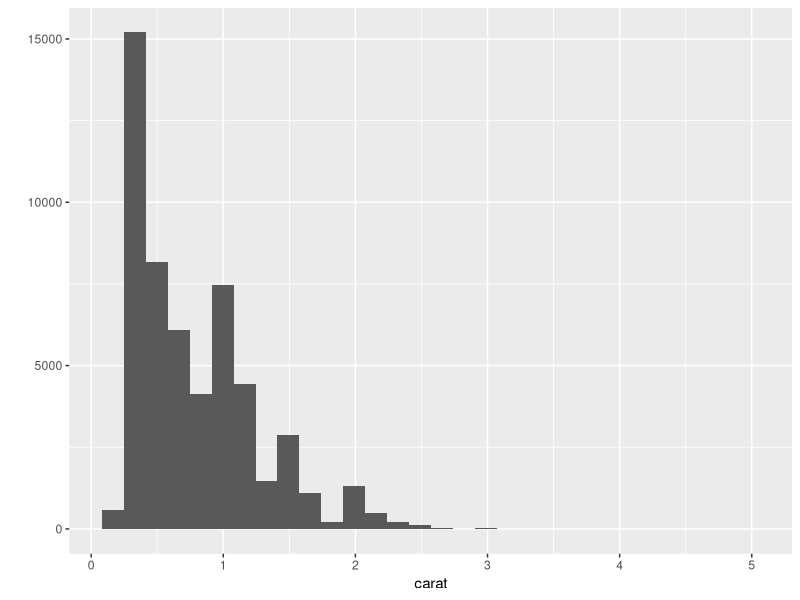
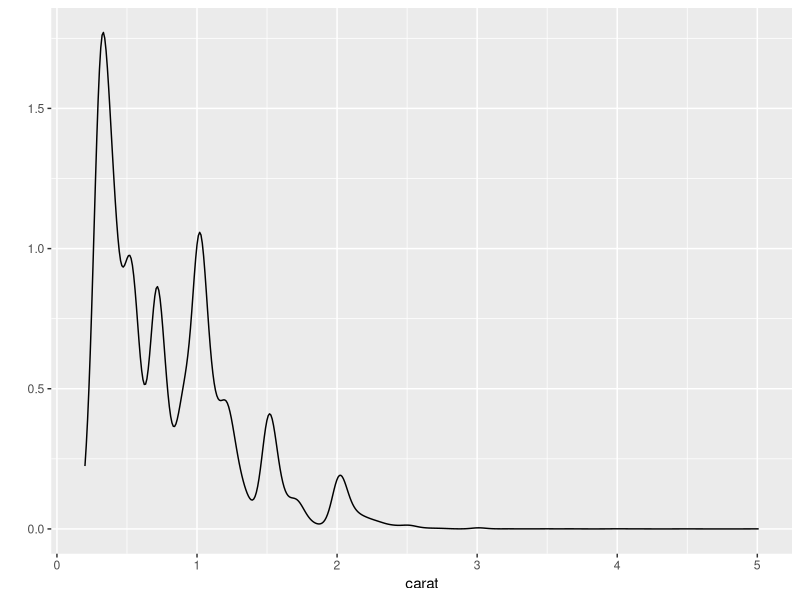
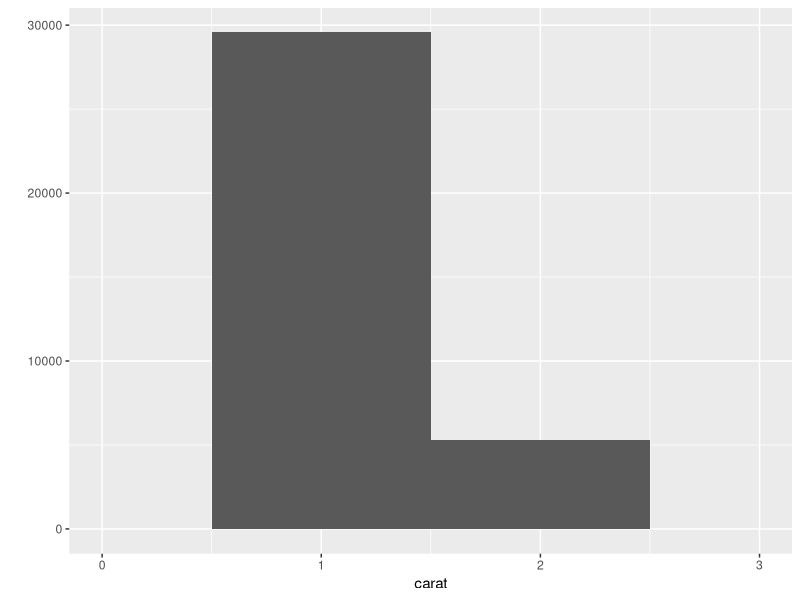
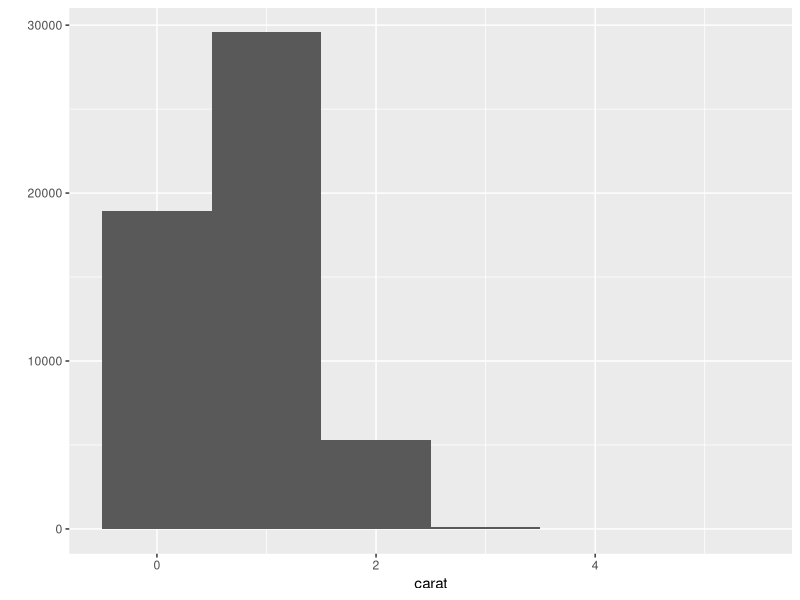
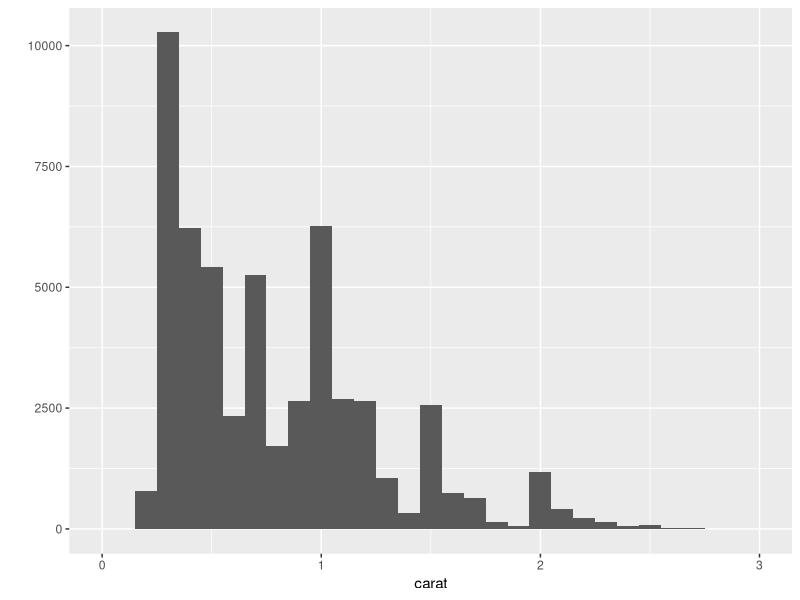
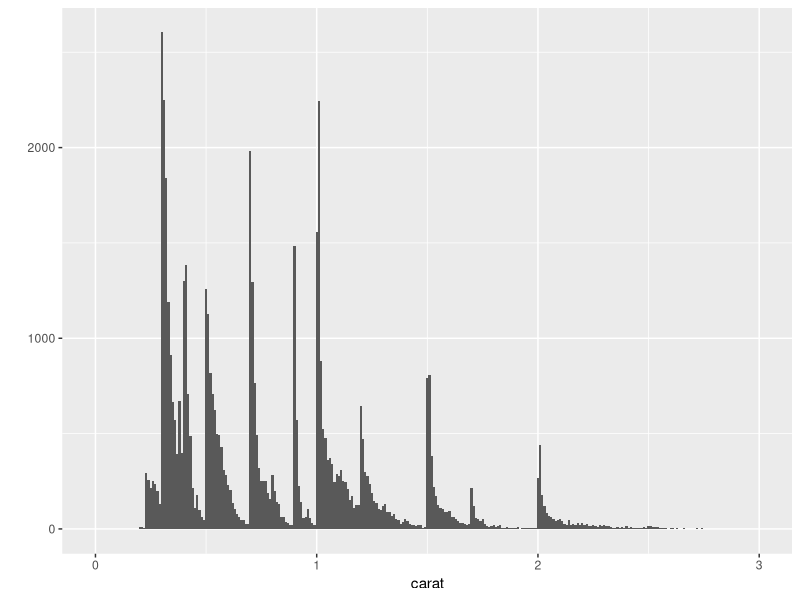
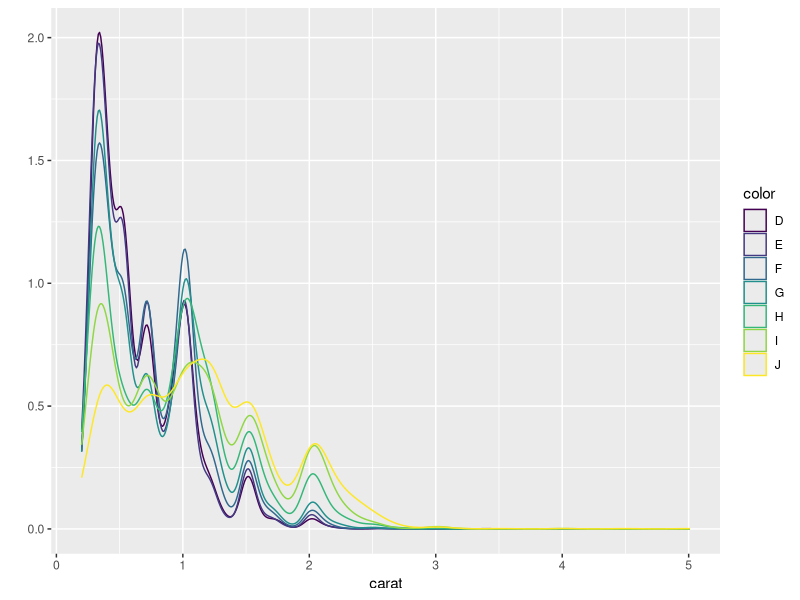
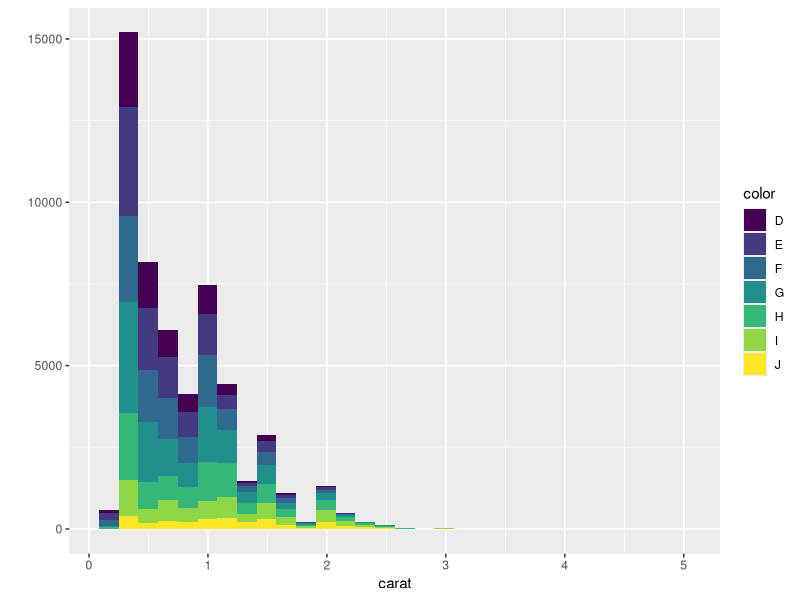

Recreate these plots in R, in order. (Note: this script raises an error after producing the figures.)
#! /usr/bin/Rscript --vanilla
############################################
### File:	hist_density.R
### Author:	Blanca A. Vargas-Govea
### Email:	blanca.vg@gmail.com
### Date:	28-Oct-2010
### Data:	diamonds.tab,diamondstoy.tab
############################################
library(ggplot2)
library(proto)

# http://stattrek.com/AP-Statistics-1/Histogram.aspx
#Histogram and density plots show the distribution of a single variable They provide more information about the distribution of a single group than boxplots do, but it is harder to compare many groups 

data(diamonds)
# Using a reduced sample
set.seed(1410) # Make the sample reproducible
dsmall <- diamonds[sample(nrow(diamonds), 100), ]

# histogram
qplot(carat, data = diamonds, geom = "histogram")
#ggsave(file = "../figures/histogram.png")

# density
qplot(carat, data = diamonds, geom = "density")
#ggsave(file = "../figures/density.png")

# binwidth argument controls the amount of smoothing by setting the bin size
qplot(carat, data = diamonds, geom = "histogram", binwidth = 1,
xlim = c(0,3))
ggsave(file = "../figures/binwidth1d0.png")

# without xlim
qplot(carat, data = diamonds, geom = "histogram", binwidth = 1)
#ggsave(file = "../figures/binwidth1_sx.png")

qplot(carat, data = diamonds, geom = "histogram", binwidth = 0.1,
xlim = c(0,3))
#ggsave(file = "../figures/binwidthd1.png")

qplot(carat, data = diamonds, geom = "histogram", binwidth = 0.01,
xlim = c(0,3))
#ggsave(file = "../figures/binwidthd01.png")

# To compare the distributions of different subgroups, just add an aesthetic mapping. Mapping a categorical variable to an aesthetic will automatically split up the geom by that variable, so these commands instruct qplot() to draw a density plot and histogram for each level of diamond colour.

qplot(carat, data = diamonds, geom = "density", colour = color)
#ggsave(file = "../figures/densitycolour.png")

qplot(carat, data = diamonds, geom = "histogram", fill = color)
#ggsave(file = "../figures/histfill.png")

# Bar charts
# The bar geom counts the number of instances of each class so that you don’t need to tabulate your values beforehand, as with barchart in base R. If the data has already been tabulated or if you’d like to tabulate class members in some other way, such as by summing up a continuous variable, you can use the weight geom. 

# simple bar chart of diamond colour
qplot(color, data = diamonds, geom = "bar")
#ggsave(file = "../figures/barchart.png")

# bar chart of diamond colour weighted by carat
qplot(color, data = diamonds, geom = "bar", weight = carat) +
scale_y_continuous("carat")
ggsave(file = "../figures/barchartweight.png")



dev.off()
q(status=1)
